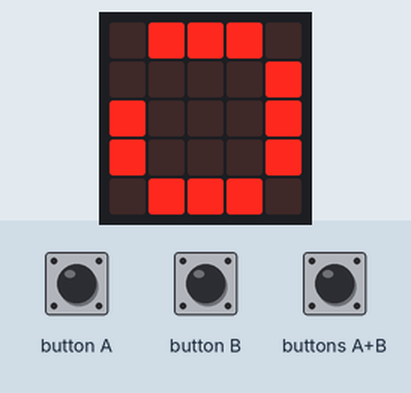
A program run on a simulated BBC micro:bit (MakeCode). On the bench: the board's 5×5 LED display. The inputs (shaded band) are chosen by the test bench.

Above: at 5.0 s.
5.1 s: buttons A+B pressed for 1 s
At 6.6 s:
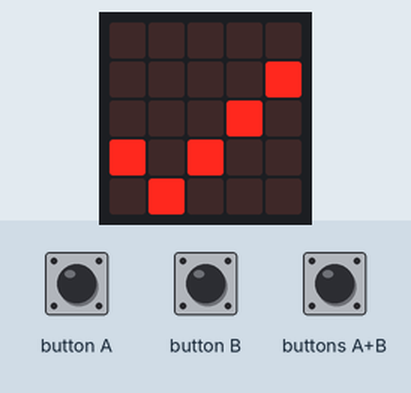
7.8 s: button A pressed for 0.15 s
At 8.4 s:
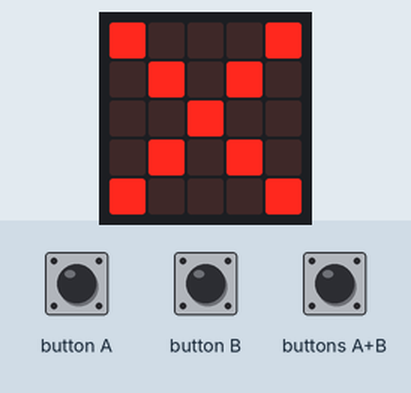
9.4 s: buttons A+B pressed for 0.15 s
At 10.8 s:
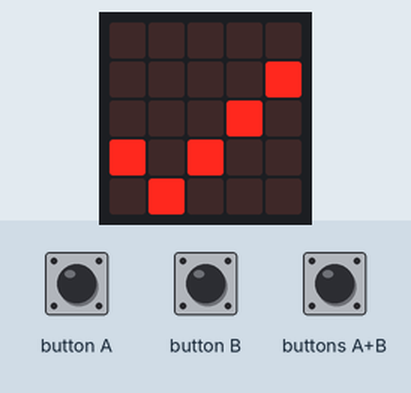
Timing chart, 0 to 12.4 s (numbered marks = the images above; inputs shaded):
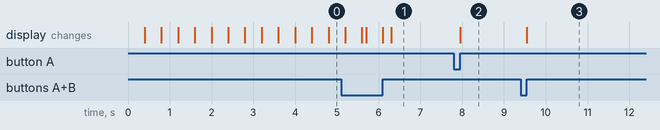

Measured:
- after the input at 7.8 s, the display: changes after 0.15 s (image 2)
- after the input at 9.4 s, the display: changes after 0.15 s (image 3)

The program:

main.ts
```typescript
input.onButtonPressed(Button.A, function on_button_pressed_a() {

    if (list2 == 111) {
        basic.showIcon(IconNames.Yes)
        list2 = 1110
    } else {
        basic.showIcon(IconNames.No)
        list2 = 101
    }

})
input.onButtonPressed(Button.B, function on_button_pressed_b() {

    if (list2 == 110) {
        basic.showIcon(IconNames.Yes)
        list2 = 111
    } else {
        basic.showIcon(IconNames.No)
        list2 = 101
    }

})
input.onButtonPressed(Button.AB, function on_button_pressed_ab() {

    if (list2 == 101) {
        list2 = 110
        basic.clearScreen()
        basic.showIcon(IconNames.Yes)
    }

})
let list2 = 0
basic.showLeds(`
    . # # # .
        . . . . #
        # . . . #
        # . . . #
        . # # # .
`)
basic.showLeds(`
    . . # # .
        # . . . #
        # . . . #
        # . . . #
        . # # # .
`)
basic.showLeds(`
    . # . # .
        # . . . #
        # . . . #
        # . . . #
        . # # # .
`)
basic.showLeds(`
    . # # . .
        # . . . #
        # . . . #
        # . . . #
        . # # # .
`)
basic.showLeds(`
    . # # # .
        # . . . .
        # . . . #
        # . . . #
        . # # # .
`)
basic.showLeds(`
    . # # # .
        # . . . #
        # . . . .
        # . . . #
        . # # # .
`)
basic.showLeds(`
    . # # # .
        # . . . #
        # . . . #
        # . . . .
        . # # # .
`)
basic.showLeds(`
    . # # # .
        # . . . #
        # . . . #
        # . . . #
        . # # . .
`)
basic.showLeds(`
    . # # # .
        # . . . #
        # . . . #
        # . . . #
        . # . # .
`)
basic.showLeds(`
    . # # # .
        # . . . #
        # . . . #
        # . . . #
        . . # # .
`)
basic.showLeds(`
    . # # # .
        # . . . #
        # . . . #
        . . . . #
        . # # # .
`)
basic.showLeds(`
    . # # # .
        # . . . #
        . . . . #
        # . . . #
        . # # # .
`)
basic.showLeds(`
    . # # # .
        . . . . #
        # . . . #
        # . . . #
        . # # # .
`)
basic.showLeds(`
    . . # # .
        # . . . #
        # . . . #
        # . . . #
        . # # # .
`)
list2 = 101
while (list2 == 101) {
    basic.clearScreen()
    basic.pause(100)
    basic.showIcon(IconNames.Happy)
    basic.pause(100)
}
basic.forever(function on_forever() {

})
basic.forever(function on_forever2() {
    if (list2 == 1110) {
        basic.showLeds(`
            . . . . .
                        . . . . .
                        . . # . .
                        . . . . .
                        . . . . .
        `)
        basic.showLeds(`
            . . . . .
                        . # # # .
                        . # # # .
                        . # # # .
                        . . . . .
        `)
        basic.showLeds(`
            # # # # #
                        # # # # #
                        # # # # #
                        # # # # #
                        # # # # #
        `)
    }

})
basic.forever(function on_forever3() {
    if (list2 == 1110) {
        music.playMelody("C5 A E F G E A C5 ", 120)
    }

})
```

test.ts
```typescript
// tests gaan hier; deze zal niet worden gecompileerd wanneer dit pakket wordt gebruikt als extensie.
```
